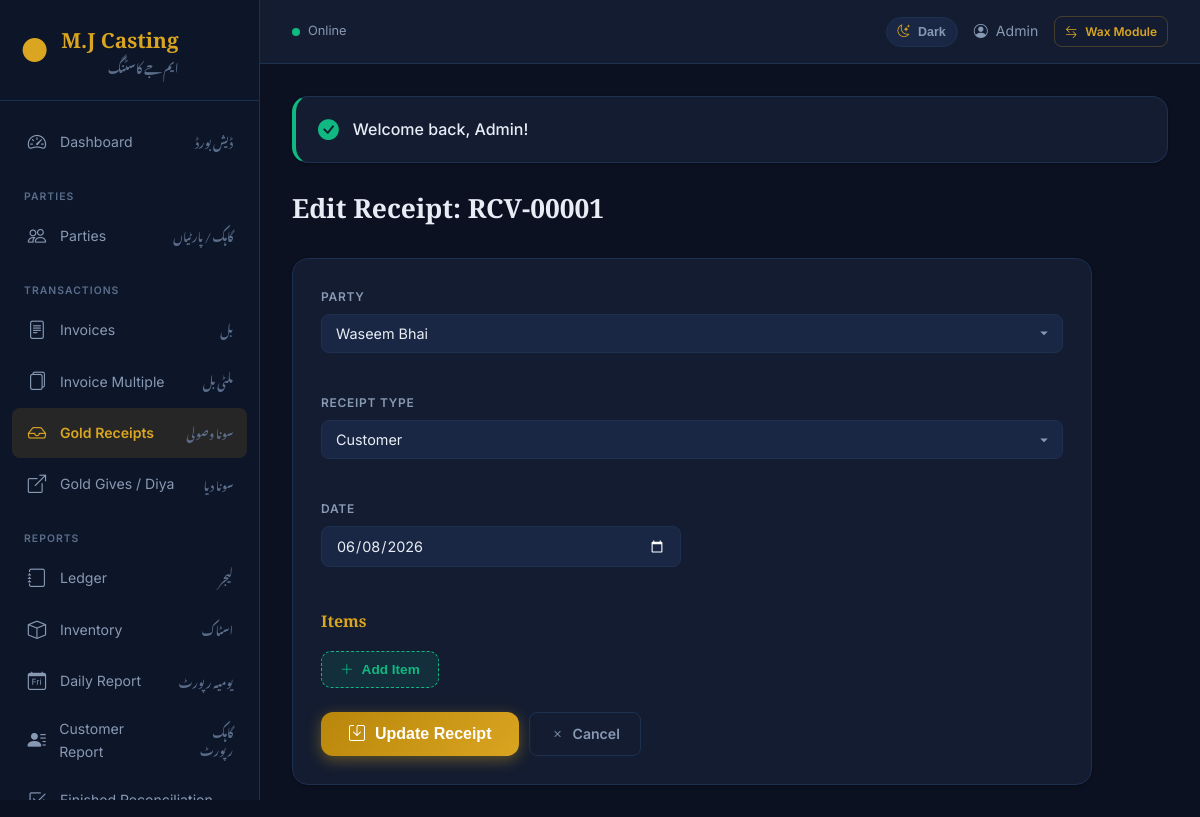
The app's page /gold-receipts/edit.php?id=1 (signed in) with its own data.
### tables this page shows
CREATE TABLE `users` (
  `id` int(11) NOT NULL,
  `name` varchar(255) NOT NULL,
  `email` varchar(255) NOT NULL,
  `email_verified_at` datetime DEFAULT NULL,
  `password` varchar(255) NOT NULL,
  `remember_token` varchar(100) DEFAULT NULL,
  `created_at` timestamp NOT NULL DEFAULT current_timestamp(),
  `updated_at` timestamp NOT NULL DEFAULT current_timestamp() ON UPDATE current_timestamp()
);

CREATE TABLE `gold_receipts` (
  `id` int(11) NOT NULL,
  `receipt_no` varchar(50) NOT NULL,
  `customer_id` int(11) NOT NULL,
  `receipt_type` enum('customer','dukandar','karigar') DEFAULT 'customer',
  `receipt_date` date NOT NULL,
  `total_gross_weight` decimal(10,3) DEFAULT 0.000,
  `total_khalis_weight` decimal(10,3) DEFAULT 0.000,
  `remarks` text DEFAULT NULL,
  `created_by` int(11) DEFAULT NULL,
  `updated_by` int(11) DEFAULT NULL,
  `created_at` timestamp NOT NULL DEFAULT current_timestamp(),
  `updated_at` timestamp NOT NULL DEFAULT current_timestamp() ON UPDATE current_timestamp(),
  `deleted_at` datetime DEFAULT NULL
);

CREATE TABLE `customers` (
  `id` int(11) NOT NULL,
  `name` varchar(100) NOT NULL,
  `phone` varchar(20) DEFAULT NULL,
  `cnic` varchar(30) DEFAULT NULL,
  `address` text DEFAULT NULL,
  `city` varchar(50) DEFAULT NULL,
  `opening_balance` decimal(15,2) DEFAULT 0.00,
  `status` enum('active','inactive') DEFAULT 'active',
  `party_type` enum('customer','dukandar','karigar') DEFAULT 'customer',
  `created_at` timestamp NOT NULL DEFAULT current_timestamp(),
  `updated_at` timestamp NOT NULL DEFAULT current_timestamp() ON UPDATE current_timestamp(),
  `deleted_at` datetime DEFAULT NULL
);

### config.php (called while the page is built, shortened)
<?php
function getDB(): PDO {
    static $pdo = null;
    if ($pdo === null) {
        try {
            $pdo = new PDO(
                "mysql:host=" . DB_HOST . ";dbname=" . DB_NAME . ";charset=utf8mb4",
                DB_USER,
                DB_PASS,
                [
                    PDO::ATTR_ERRMODE => PDO::ERRMODE_EXCEPTION,
                    PDO::ATTR_DEFAULT_FETCH_MODE => PDO::FETCH_ASSOC,
                    PDO::ATTR_EMULATE_PREPARES => false,
                ]
            );
        } catch (PDOException $e) {
            die("Database connection failed: " . $e->getMessage());
        }
    }
    return $pdo;
}
function isLoggedIn(): bool {
    return isset($_SESSION['user_id']);
}
function getCurrentUser(): ?array {
    $stmt = getDB()->prepare("SELECT id, name, email FROM users WHERE id = ?");
    $stmt->execute([$_SESSION['user_id']]);
    return $stmt->fetch() ?: null;
}
function getBaseUrl(): string {
    $protocol = (!empty($_SERVER['HTTPS']) && $_SERVER['HTTPS'] !== 'off') ? 'https://' : 'http://';
    $host = $_SERVER['HTTP_HOST'] ?? 'localhost';
    $rootPath = '';
    if (!empty($_SERVER['DOCUMENT_ROOT'])) {
        $documentRoot = realpath($_SERVER['DOCUMENT_ROOT']);
        $rootDir = realpath(__DIR__);
        if ($documentRoot !== false && $rootDir !== false) {
            $documentRoot = str_replace('\\', '/', $documentRoot);
            $rootDir = str_replace('\\', '/', $rootDir);
            if (strpos($rootDir, $documentRoot) === 0) {
                $rootPath = substr($rootDir, strlen($documentRoot));
            }
        }
    }
    if ($rootPath === '') {
        $scriptName = str_replace('\\', '/', $_SERVER['SCRIPT_NAME'] ?? '');
        $rootFolder = basename(__DIR__);
        $search = '/' . $rootFolder . '/';
        if ($rootFolder && strpos($scriptName, $search) !== false) {
            $rootPath = substr($scriptName, 0, strpos($scriptName, $search) + strlen($rootFolder));
        } else {
            $rootPath = '';
        }
    }
    $rootPath = '/' . trim($rootPath, '/');
    if ($rootPath === '/') {
        $rootPath = '';
    }
    return rtrim($protocol . $host . $rootPath, '/') . '/';
}
function url(string $path = ''): string {
    return getBaseUrl() . ltrim($path, '/');
}
function getFlash(): ?array {
    if (isset($_SESSION['flash'])) {
        $flash = $_SESSION['flash'];
        return $flash;
    }
    return null;
}
function query(string $key, $default = null) {
    return $_GET[$key] ?? $default;
}

### gold-receipts/edit.php (the view, shortened to what this page needs)
<?php
require_once __DIR__ . '/../config.php';
$id = (int) query('id', 0);
$db = getDB();
$stmt = $db->prepare("SELECT * FROM gold_receipts WHERE id = ?");
$stmt->execute([$id]);
$receipt = $stmt->fetch();
$customers = $db->query("SELECT id, name FROM customers WHERE status = 'active' ORDER BY name")->fetchAll();
require_once __DIR__ . '/../includes/header.php';
?>
<div class="page-header"><div class="page-title-group"><h1>Edit Receipt: <?= htmlspecialchars($receipt['receipt_no']) ?></h1></div></div>
<div class="card" style="max-width:800px;padding:28px;">
    <form method="POST">
        <div class="input-grid">
            <div class="form-group full-width">
                <label>Party</label>
                <select name="customer_id" class="form-control" required>
                    <?php foreach ($customers as $c): ?>
                        <option value="<?= $c['id'] ?>" <?= $receipt['customer_id']==$c['id']?'selected':'' ?>><?= htmlspecialchars($c['name']) ?></option>
                    <?php endforeach; ?>
                </select>
            </div>
            <div class="form-group full-width">
                <label>Receipt Type</label>
                <select name="receipt_type" class="form-control">
                    <option value="customer" <?= $receipt['receipt_type']==='customer'?'selected':'' ?>>Customer</option>
                </select>
            </div>
            <div class="form-group"><label>Date</label><input type="date" name="receipt_date" class="form-control" value="<?= $receipt['receipt_date'] ?>" required></div>
        </div>
        <h3 style="font-family:'Playfair Display',serif;margin:24px 0 16px;color:var(--gold-primary);font-size:1rem;">Items</h3>
        <button type="button" class="btn-add-row" onclick="addItem()"><i class="bi bi-plus-lg"></i> Add Item</button>
        <div style="display:flex;gap:10px;margin-top:24px;">
            <button type="submit" class="btn btn-gold"><i class="bi bi-save"></i> Update Receipt</button>
            <a href="<?= url('gold-receipts/show.php?id=' . $id) ?>" class="btn btn-outline"><i class="bi bi-x"></i> Cancel</a>
        </div>
    </form>
</div>
<?php require_once __DIR__ . '/../includes/footer.php'; ?>

### includes/header.php (shortened to what this page needs)
<!DOCTYPE html>
<html lang="en">
<head>
    <link rel="stylesheet" href="https://cdn.jsdelivr.net/npm/bootstrap-icons@1.11.3/font/bootstrap-icons.min.css">
    <link rel="stylesheet" href="<?= url('assets/css/style.css') ?>">
</head>
<body>
    <?php $currentUser = getCurrentUser(); ?>
    <?php if (!isset($hideSidebar)): ?>
    <aside class="sidebar" id="sidebar">
        <div class="sidebar-header">
            <div class="logo">
                <span class="logo-icon">&#9679;</span>
                <div class="logo-text">
                    <span class="logo-title">M.J Casting</span>
                    <span class="logo-subtitle font-urdu">ایم جے کاسٹنگ</span>
                </div>
            </div>
        </div>
        <nav class="sidebar-nav">
            <a href="<?= url('dashboard.php') ?>" class="nav-item <?= basename($_SERVER['PHP_SELF']) === 'dashboard.php' ? 'active' : '' ?>">
                <i class="bi bi-speedometer2"></i>
                <span>Dashboard</span>
                <span class="font-urdu nav-urdu">ڈیش بورڈ</span>
            </a>
            <div class="nav-section-label">Parties</div>
            <a href="<?= url('customers/index.php') ?>" class="nav-item <?= strpos($_SERVER['PHP_SELF'], 'customers') !== false ? 'active' : '' ?>">
                <i class="bi bi-people"></i>
                <span>Parties</span>
                <span class="font-urdu nav-urdu">گاہک / پارٹیاں</span>
            </a>
            <div class="nav-section-label">Transactions</div>
            <a href="<?= url('invoices/index.php') ?>" class="nav-item <?= (strpos($_SERVER['PHP_SELF'], 'invoices') !== false && strpos($_SERVER['PHP_SELF'], 'invoice-multiple') === false) ? 'active' : '' ?>">
                <i class="bi bi-file-text"></i>
                <span>Invoices</span>
                <span class="font-urdu nav-urdu">بل</span>
            </a>
            <a href="<?= url('invoice-multiple/index.php') ?>" class="nav-item <?= strpos($_SERVER['PHP_SELF'], 'invoice-multiple') !== false ? 'active' : '' ?>">
                <i class="bi bi-files"></i>
                <span>Invoice Multiple</span>
                <span class="font-urdu nav-urdu">ملٹی بل</span>
            </a>
            <a href="<?= url('gold-receipts/index.php') ?>" class="nav-item <?= strpos($_SERVER['PHP_SELF'], 'gold-receipts') !== false ? 'active' : '' ?>">
                <i class="bi bi-inbox"></i>
                <span>Gold Receipts</span>
                <span class="font-urdu nav-urdu">سونا وصولی</span>
            </a>
            <a href="<?= url('gold-gives/index.php') ?>" class="nav-item <?= strpos($_SERVER['PHP_SELF'], 'gold-gives') !== false ? 'active' : '' ?>">
                <i class="bi bi-box-arrow-up-right"></i>
                <span>Gold Gives / Diya</span>
                <span class="font-urdu nav-urdu">سونا دیا</span>
            </a>
            <div class="nav-section-label">Reports</div>
            <a href="<?= url('ledger/index.php') ?>" class="nav-item <?= strpos($_SERVER['PHP_SELF'], 'ledger') !== false ? 'active' : '' ?>">
                <i class="bi bi-journal"></i>
                <span>Ledger</span>
                <span class="font-urdu nav-urdu">لیجر</span>
            </a>
            <a href="<?= url('inventory/index.php') ?>" class="nav-item <?= strpos($_SERVER['PHP_SELF'], 'inventory') !== false ? 'active' : '' ?>">
                <i class="bi bi-box"></i>
                <span>Inventory</span>
                <span class="font-urdu nav-urdu">اسٹاک</span>
            </a>
            <a href="<?= url('reports/daily.php') ?>" class="nav-item <?= strpos($_SERVER['PHP_SELF'], 'reports/daily') !== false ? 'active' : '' ?>">
                <i class="bi bi-calendar-day"></i>
                <span>Daily Report</span>
                <span class="font-urdu nav-urdu">یومیہ رپورٹ</span>
            </a>
            <a href="<?= url('reports/customer.php') ?>" class="nav-item <?= strpos($_SERVER['PHP_SELF'], 'reports/customer') !== false ? 'active' : '' ?>">
                <i class="bi bi-person-lines-fill"></i>
                <span>Customer Report</span>
                <span class="font-urdu nav-urdu">گاہک رپورٹ</span>
            </a>
            <a href="<?= url('reports/finished_reconciliation.php') ?>" class="nav-item <?= strpos($_SERVER['PHP_SELF'], 'reports/finished_reconciliation') !== false ? 'active' : '' ?>">
                <i class="bi bi-check2-square"></i>
                <span>Finished Reconciliation</span>
            </a>
        </nav>
    </aside>
    <div class="main-wrapper">
        <header class="top-header">
            <div class="header-left">
                <div class="online-status">
                    <span class="online-dot" id="online-dot"></span>
                    <span id="online-text">Online</span>
                </div>
            </div>
            <div class="header-right">
                <button type="button" class="theme-toggle" id="theme-toggle" onclick="window.toggleMjTheme && window.toggleMjTheme()" title="Toggle light / dark theme" aria-label="Toggle theme">
                    <i class="bi bi-moon-stars" id="theme-toggle-icon"></i>
                    <span id="theme-toggle-text">Dark</span>
                </button>
                <span class="header-user">
                    <i class="bi bi-person-circle"></i>
                    <?= htmlspecialchars($currentUser['name'] ?? 'User') ?>
                </span>
                <a href="<?= url('wax/index.php') ?>" class="btn btn-sm btn-outline" style="font-size:0.75rem;padding:5px 10px;color:var(--gold-primary);border-color:var(--gold-muted);">
                    <i class="bi bi-arrow-left-right"></i> Wax Module
                </a>
            </div>
        </header>
        <main class="content-area">
            <?php if ($flash = getFlash()): ?>
                <div class="card flash-<?= $flash['type'] ?>" style="border-left: 4px solid <?= $flash['type'] === 'success' ? 'var(--success)' : 'var(--error)' ?>; padding: 16px 22px; margin-bottom: 24px;">
                    <div style="display: flex; align-items: center; gap: 14px;">
                        <i class="bi bi-<?= $flash['type'] === 'success' ? 'check-circle-fill' : 'exclamation-triangle-fill' ?>" style="color: <?= $flash['type'] === 'success' ? 'var(--success)' : 'var(--error)' ?>; font-size: 1.3rem;"></i>
                        <span style="font-weight: 500;"><?= htmlspecialchars($flash['message']) ?></span>
                    </div>
                </div>
            <?php endif; ?>
    <?php endif; ?>

### gold-receipts/edit.php (style rules this page uses)
.btn-add-row { display:inline-flex;align-items:center;gap:8px;padding:10px 18px;background:rgba(16,185,129,0.12);color:var(--success);border:1px dashed var(--success);border-radius:10px;cursor:pointer;font-weight:600;font-size:0.85rem; }
.input-grid { display:grid;grid-template-columns:repeat(2,1fr);gap:22px; }
.full-width { grid-column:span 2; }

### records on screen
users: name "Admin"
gold_receipts: receipt_no "RCV-00001", customer_id "Waseem Bhai", receipt_type "Customer", receipt_date "06/08/2026"

### other values on screen
$flash['message'] "Welcome back, Admin!"
